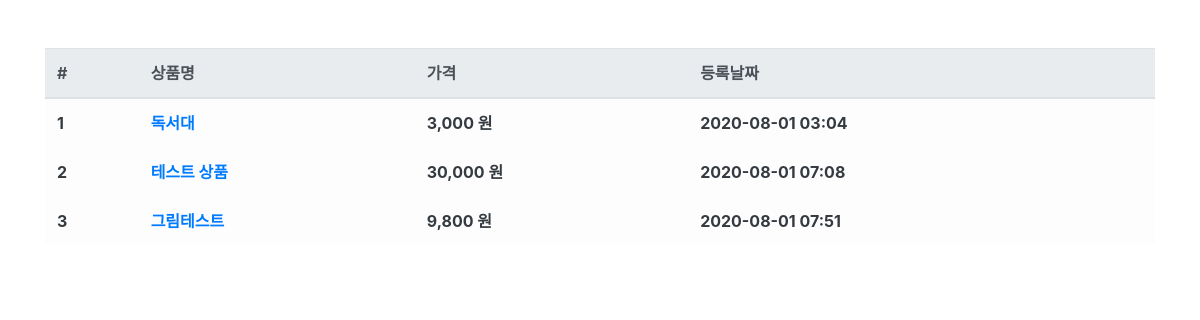
/product/, run on an earlier commit of the app's database.
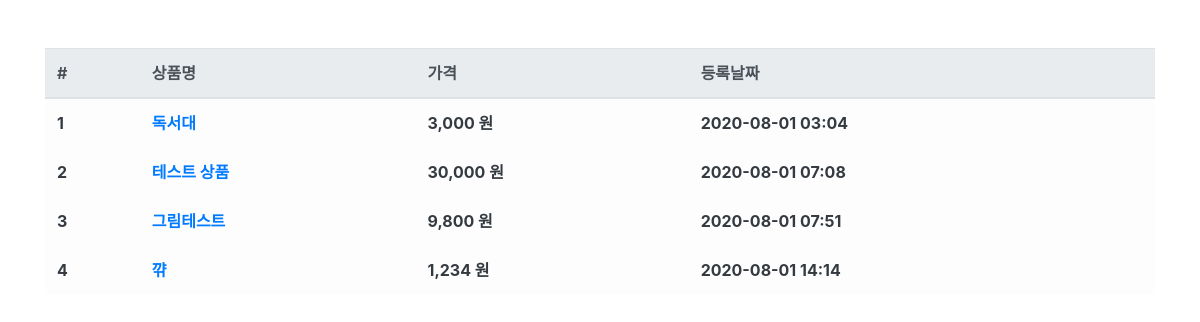
And on a later commit of the database.
### product/models.py (models this page shows, shortened)
class Product(models.Model):
	name = models.CharField(max_length=256, verbose_name='상품명')
	price = models.IntegerField(verbose_name='상품가격')
	description = models.TextField(verbose_name='상품설명')
	stock = models.IntegerField(verbose_name='재고')
	register_date = models.DateTimeField(auto_now_add=True, verbose_name='등록날짜')
	class Meta:
		db_table = 'fastcampus_product'
		verbose_name = '상품'
		verbose_name_plural = '상품'

### product/views.py (the view)
# urls.py: path('product/', ProductList.as_view()),
class ProductList(ListView):
	model = Product
	template_name = 'product.html'
	context_object_name = 'product_list'

### product/templates/product.html
{% extends "base.html" %}
{% load humanize %}
{% block contents %}
	<div class="row mt-5">
		<div class="col-12">
			<table class="table table-light">
				<thead class="thead-light">
				<tr>
					<th scope="col">#</th>
					<th scope="col">상품명</th>
					<th scope="col">가격</th>
					<th scope="col">등록날짜</th>
				</tr>
				</thead>
				<tbody class="text-dark">
					{% for product in product_list %}
					<tr>
						<th scope="row">{{ product.id }}</th>
						<th><a href="/product/{{ product.id }}">{{ product.name }}</a></th>
						<th>{{ product.price|intcomma }} 원</th>
						<th>{{ product.register_date|date:'Y-m-d H:i' }}</th>
					</tr>
				{% endfor %}
				</tbody>
			</table>
		</div>
	</div>
{% endblock %}

What changed in the data, as far as the page shows it:
added Product: id "4", name "꺆", price "1,234", register_date "2020-08-01 14:14"
